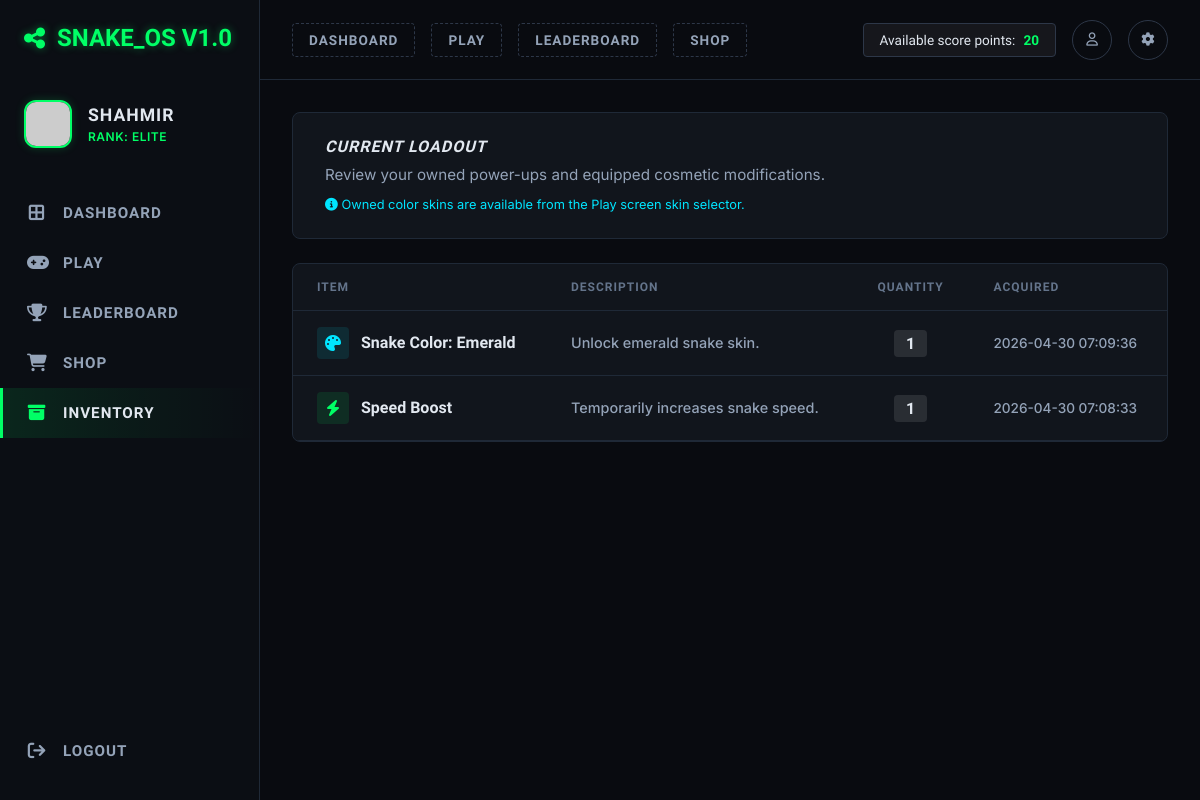
Screenshot of /shop/inventory (signed in) with the database file from the repository.
### tables this page shows
CREATE TABLE INVENTORY (
    id INTEGER PRIMARY KEY AUTOINCREMENT,
    user_id INTEGER NOT NULL,
    item_id INTEGER NOT NULL,
    quantity INTEGER NOT NULL DEFAULT 1 CHECK (quantity >= 0),
    acquired_at TEXT NOT NULL DEFAULT CURRENT_TIMESTAMP,
    UNIQUE (user_id, item_id),
    FOREIGN KEY (user_id) REFERENCES USERS(id) ON DELETE CASCADE,
    FOREIGN KEY (item_id) REFERENCES SHOP_ITEMS(id) ON DELETE CASCADE
);

CREATE TABLE SHOP_ITEMS (
    id INTEGER PRIMARY KEY AUTOINCREMENT,
    item_name TEXT NOT NULL UNIQUE,
    description TEXT,
    price INTEGER NOT NULL CHECK (price >= 0),
    is_active INTEGER NOT NULL DEFAULT 1 CHECK (is_active IN (0, 1))
);

### routes/shop.py (the view)
@shop_bp.route("/inventory")
@login_required
def inventory():
    db = get_db()
    user_id = session["user_id"]
    inventory_items = db.execute(
        """
        SELECT i.item_id, s.item_name, s.description, i.quantity, i.acquired_at
        FROM INVENTORY i
        JOIN SHOP_ITEMS s ON s.id = i.item_id
        WHERE i.user_id = ?
        ORDER BY i.acquired_at DESC
        """,
        (user_id,),
    ).fetchall()
    return render_template(
        "shop/inventory.html",
        inventory_items=inventory_items,
        balance=_user_balance(user_id),
    )

### app.py (called while the page is built)
def register_database(app: Flask) -> None:
    def get_db() -> sqlite3.Connection:
        if "db" not in g:
            g.db = sqlite3.connect(app.config["DATABASE"])
            g.db.row_factory = sqlite3.Row
        return g.db
    def close_db(_error=None) -> None:
        db = g.pop("db", None)
        if db is not None:
            db.close()
    def init_db() -> None:
        db = get_db()
        with app.open_resource("schema.sql") as schema_file:
            db.executescript(schema_file.read().decode("utf-8"))
        db.commit()
    app.teardown_appcontext(close_db)
    app.extensions["get_db"] = get_db
    app.extensions["init_db"] = init_db

### routes/auth.py (called while the page is built)
def login_required(view_func):
    @wraps(view_func)
    def wrapped_view(*args, **kwargs):
        if "user_id" not in session:
            flash("Please login first.", "warning")
            return redirect(url_for("auth.login"))
        return view_func(*args, **kwargs)
    return wrapped_view

### routes/shop.py (called while the page is built)
def get_db():
    return current_app.extensions["get_db"]()

def _user_total_points(user_id: int) -> int:
    db = get_db()
    row = db.execute(
        "SELECT COALESCE(SUM(score), 0) AS total_score FROM SCORES WHERE user_id = ?",
        (user_id,),
    ).fetchone()
    return row["total_score"] if row else 0

def _user_total_spent(user_id: int) -> int:
    db = get_db()
    row = db.execute(
        "SELECT COALESCE(SUM(amount_spent), 0) AS total_spent FROM TRANSACTIONS WHERE user_id = ?",
        (user_id,),
    ).fetchone()
    return row["total_spent"] if row else 0

def _user_balance(user_id: int) -> int:
    return _user_total_points(user_id) - _user_total_spent(user_id)

### templates/shop/inventory.html (shortened to what this page needs)
{% extends "base.html" %}
{% block top_right_tools %}
<div class="points-chip">
    Available score points: <span>{{ balance }}</span>
</div>
{% endblock %}
{% block content %}
<section class="market-banner" style="margin-bottom: 24px;">
    <div class="market-info">
        <h2>CURRENT LOADOUT</h2>
        <p>Review your owned power-ups and equipped cosmetic modifications.</p>
        <p class="hint" style="color:var(--accent-cyan); font-size:0.8rem; margin-top:8px;"><i class="fa-solid fa-circle-info"></i> Owned color skins are available from the Play screen skin selector.</p>
    </div>
</section>
<section class="table-container">
    <table>
        <thead>
            <tr>
                <th>Item</th>
                <th>Description</th>
                <th style="text-align:center;">Quantity</th>
                <th>Acquired</th>
            </tr>
        </thead>
        <tbody>
            {% for item in inventory_items %}
            <tr>
                <td>
                    <div style="display:flex; align-items:center; gap:12px;">
                        {% if 'Color' in item['item_name'] %}
                        <div style="width:32px; height:32px; border-radius:4px; background:rgba(0,229,255,0.1); color:var(--accent-cyan); display:flex; align-items:center; justify-content:center;"><i class="fa-solid fa-palette"></i></div>
                        {% else %}
                        <div style="width:32px; height:32px; border-radius:4px; background:rgba(0,255,102,0.1); color:var(--accent-green); display:flex; align-items:center; justify-content:center;"><i class="fa-solid fa-bolt"></i></div>
                        {% endif %}
                        <div style="font-family:var(--font-heading); font-weight:700;">{{ item['item_name'] }}</div>
                    </div>
                </td>
                <td style="color:var(--text-muted); font-size:0.9rem;">{{ item['description'] }}</td>
                <td style="text-align:center;">
                    <span style="background:rgba(255,255,255,0.1); padding:4px 12px; border-radius:4px; font-family:var(--font-heading); font-weight:700;">{{ item['quantity'] }}</span>
                </td>
                <td style="color:var(--text-muted); font-size:0.85rem;">{{ item['acquired_at'] }}</td>
            </tr>
            {% else %}
            <tr><td colspan="4" style="text-align:center; padding:32px; color:var(--text-muted);">Inventory is empty. <br><br> <a href="{{ url_for('shop.shop_home') }}" class="btn btn-alt">Visit Shop</a></td></tr>
            {% endfor %}
        </tbody>
    </table>
</section>
{% endblock %}

### static/css/style.css (style rules this page uses)
:root { --bg-main: #090B10; --bg-sidebar: #0B0E14; --bg-card: #11151C; --bg-card-hover: #161B24; --border-color: #1F2937; --border-light: #2D3748; --text-main: #E2E8F0; --text-muted: #94A3B8; --text-dark: #64748B; --accent-green: #00FF66; --accent-green-dark: #00CC52; --accent-green-dim: rgba(0, 255, 102, 0.1); --accent-cyan: #00E5FF; --accent-cyan-dim: rgba(0, 229, 255, 0.1); --font-heading: 'Chakra Petch', sans-serif; --font-body: 'Inter', sans-serif; --glow-green: 0 0 10px rgba(0, 255, 102, 0.3), 0 0 20px rgba(0, 255, 102, 0.1); }
* { box-sizing: border-box; margin: 0; padding: 0; }
body { font-family: var(--font-body); background-color: var(--bg-main); color: var(--text-main); min-height: 100vh; overflow-x: hidden; }
.points-chip { display: inline-flex; align-items: center; border: 1px solid var(--border-light); background-color: rgba(255,255,255,0.05); border-radius: 4px; padding: 8px 16px; color: var(--text-main); font-size: 0.85rem; font-family: var(--font-heading); }
.points-chip span { color: var(--accent-green); margin-left: 8px; font-weight: 700; }
h2, h3 { font-family: var(--font-heading); text-transform: uppercase; letter-spacing: 1px; margin-bottom: 16px; }
.table-container { background-color: var(--bg-card); border: 1px solid var(--border-color); border-radius: 8px; overflow: hidden; }
table { width: 100%; border-collapse: collapse; }
th { font-family: var(--font-heading); font-size: 0.75rem; text-transform: uppercase; letter-spacing: 1px; color: var(--text-dark); text-align: left; padding: 16px 24px; border-bottom: 1px solid var(--border-color); }
td { padding: 16px 24px; border-bottom: 1px solid var(--border-color); color: var(--text-main); font-weight: 500; }
.market-banner { display: flex; justify-content: space-between; align-items: center; padding: 24px 32px; background-color: var(--bg-card); border: 1px solid var(--border-color); border-radius: 8px; margin-bottom: 32px; }
.market-info { max-width: 500px; }
.market-info h2 { font-family: var(--font-heading); font-size: 1rem; font-style: italic; color: var(--text-main); margin-bottom: 8px; }
.market-info p { color: var(--text-muted); font-size: 0.95rem; line-height: 1.5; }

### rows the page displays
INVENTORY: item_name "Snake Color: Emerald", description "Unlock emerald snake skin.", quantity "1", acquired_at "2026-04-30 07:09:36"
INVENTORY: item_name "Speed Boost", description "Temporarily increases snake speed.", quantity "1", acquired_at "2026-04-30 07:08:33"

### other values shown
{{ session.get('username', 'pilot')|upper }} "SHAHMIR"
{{ balance }} "20"
